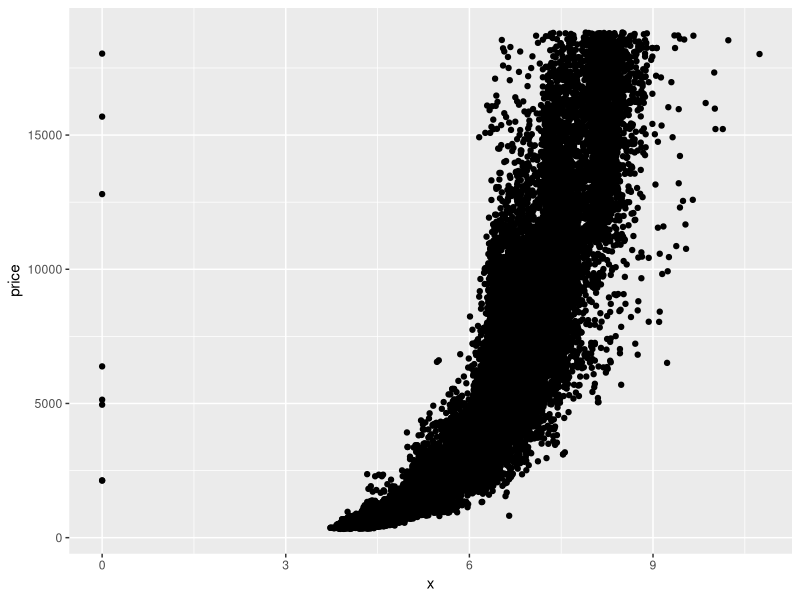
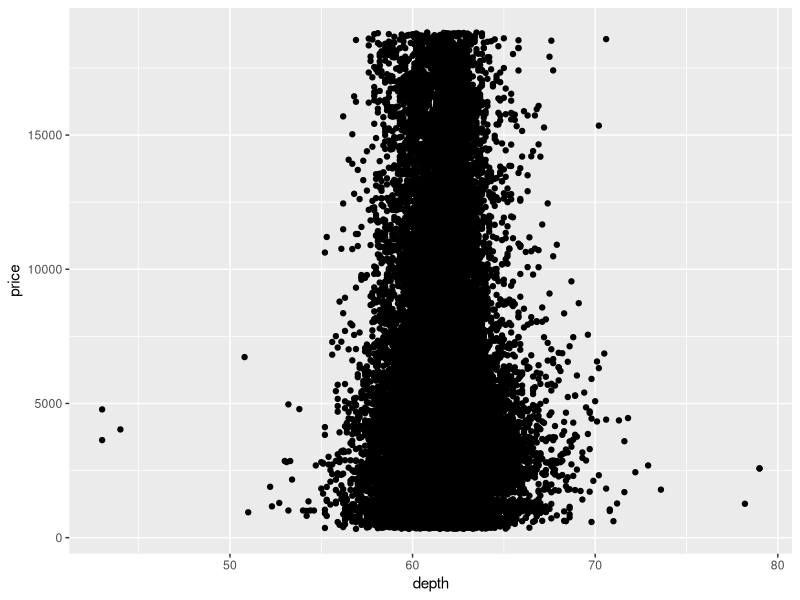
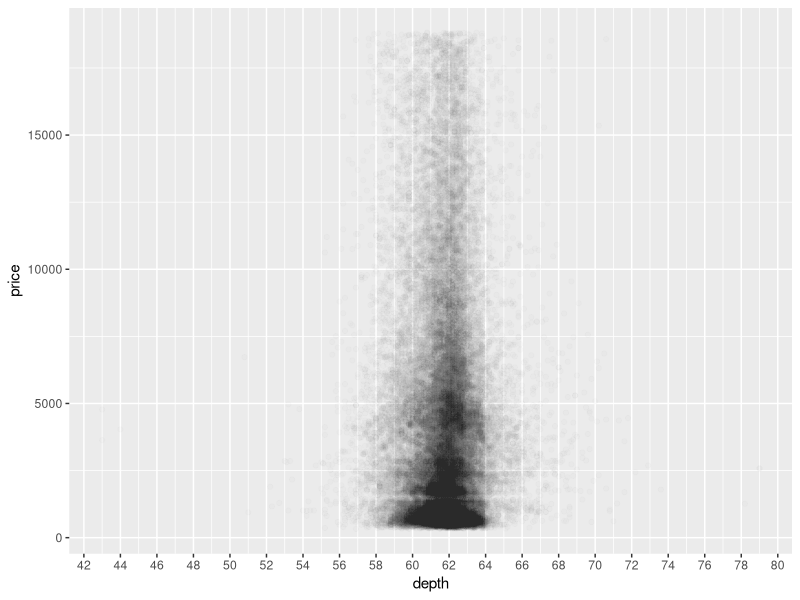

These figures' R source, in order:
# In this problem set, you'll continue
# to explore the diamonds data set.

# Your first task is to create a
# scatterplot of price vs x.
# using the ggplot syntax.

# This assignment is not graded and
# will be marked as correct when you submit.

# ENTER YOUR CODE BELOW THIS LINE
# ===========================================
install.packages("ggplot2")
library(ggplot2)
data(diamonds)
ggplot(data=diamonds, aes(y=price, x=x)) +
  geom_point()

## Correlation test ## price and x
cor.test(diamonds$x,diamonds$price)

## Correlation test ## price and y
cor.test(diamonds$y,diamonds$price)

## Correlation test ## price and z
cor.test(diamonds$z,diamonds$price)

# Create a simple scatter plot of price vs depth.

# This assignment is not graded and
# will be marked as correct when you submit.

# ENTER YOUR CODE BELOW THIS LINE
#==================================================
ggplot(data=diamonds, aes(y=price, x=depth)) +
  geom_point()

# Change the code to make the transparency of the
# points to be 1/100 of what they are now and mark
# the x-axis every 2 units. See the instructor notes
# for two hints.

# This assignment is not graded and
# will be marked as correct when you submit.

# ALTER THE CODE BELOW THIS LINE
#============================================
ggplot(data = diamonds, aes(x = depth, y = price)) + 
  geom_point(alpha=1/100) + 
  scale_x_continuous(breaks = seq(0,80,by=2))
  